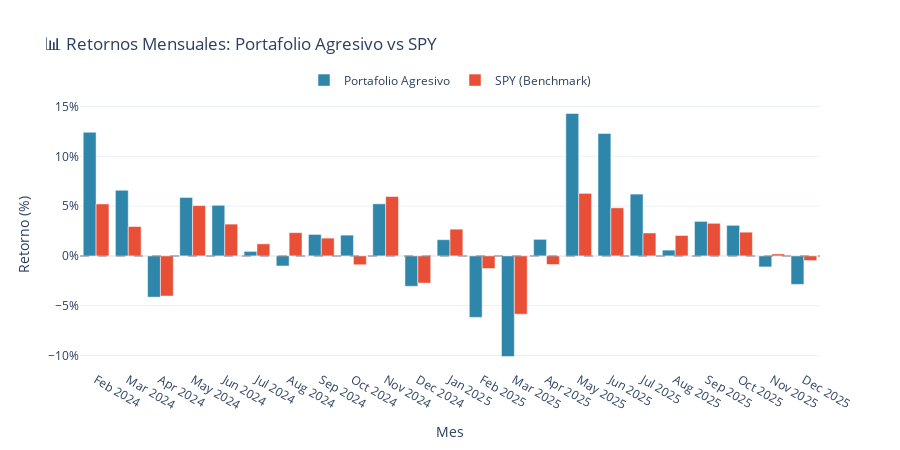

Notebook source saved alongside this figure:
### Markdown cell above
### 8.5 Gráfico de Retornos Mensuales Comparativos

### Code cell
# ============================================================================
# GRÁFICO DE RETORNOS MENSUALES COMPARATIVOS
# ============================================================================

def graficar_retornos_mensuales(resultados_portafolio, resultados_benchmark, perfil_nombre):
    """Genera un gráfico de barras comparativo de retornos mensuales."""
    
    ret_mensual_port = calcular_metricas_mensuales(resultados_portafolio['equity_curve'])
    ret_mensual_bench = calcular_metricas_mensuales(resultados_benchmark['equity_curve'])
    
    meses = ret_mensual_port.index.strftime('%b %Y')
    
    fig = go.Figure()
    
    # Barras del portafolio
    fig.add_trace(go.Bar(
        name=f'Portafolio {perfil_nombre}',
        x=meses,
        y=ret_mensual_port.values * 100,
        marker_color='#2E86AB',
        hovertemplate='Portafolio<br>%{x}<br>Retorno: %{y:.2f}%<extra></extra>'
    ))
    
    # Barras del benchmark
    fig.add_trace(go.Bar(
        name='SPY (Benchmark)',
        x=meses,
        y=ret_mensual_bench.values * 100,
        marker_color='#E94F37',
        hovertemplate='SPY<br>%{x}<br>Retorno: %{y:.2f}%<extra></extra>'
    ))
    
    fig.update_layout(
        title=f'📊 Retornos Mensuales: Portafolio {perfil_nombre} vs SPY',
        xaxis_title='Mes',
        yaxis_title='Retorno (%)',
        barmode='group',
        template='plotly_white',
        height=450,
        legend=dict(
            orientation="h",
            yanchor="bottom",
            y=1.02,
            xanchor="center",
            x=0.5
        )
    )
    
    fig.update_yaxes(ticksuffix='%')
    fig.add_hline(y=0, line_dash="dash", line_color="gray", opacity=0.5)
    
    return fig

# Ejecutar
if 'resultados_portafolio' in dir() and resultados_portafolio is not None:
    fig_mensual = graficar_retornos_mensuales(resultados_portafolio, resultados_benchmark, perfil)
    fig_mensual.show()
else:
    print("⚠️ Ejecuta las celdas anteriores primero.")

### Figure 1 — Plotly figure (JSON) as saved in the notebook; plotly's stock layout.template omitted (floating-point values rounded to 4 significant figures)
{"data": [{"hovertemplate": "Portafolio<br>%{x}<br>Retorno: %{y:.2f}%<extra></extra>", "marker": {"color": "#2E86AB"}, "name": "Portafolio Agresivo", "type": "bar", "x": ["Feb 2024", "Mar 2024", "Apr 2024", "May 2024", "Jun 2024", "Jul 2024", "Aug 2024", "Sep 2024", "Oct 2024", "Nov 2024", "Dec 2024", "Jan 2025", "Feb 2025", "Mar 2025", "Apr 2025", "May 2025", "Jun 2025", "Jul 2025", "Aug 2025", "Sep 2025", "Oct 2025", "Nov 2025", "Dec 2025"], "y": [12.42, 6.591, -4.144, 5.87, 5.083, 0.4544, -1.014, 2.157, 2.088, 5.232, -3.054, 1.631, -6.177, -10.11, 1.663, 14.31, 12.3, 6.208, 0.5811, 3.468, 3.071, -1.107, -2.862]}, {"hovertemplate": "SPY<br>%{x}<br>Retorno: %{y:.2f}%<extra></extra>", "marker": {"color": "#E94F37"}, "name": "SPY (Benchmark)", "type": "bar", "x": ["Feb 2024", "Mar 2024", "Apr 2024", "May 2024", "Jun 2024", "Jul 2024", "Aug 2024", "Sep 2024", "Oct 2024", "Nov 2024", "Dec 2024", "Jan 2025", "Feb 2025", "Mar 2025", "Apr 2025", "May 2025", "Jun 2025", "Jul 2025", "Aug 2025", "Sep 2025", "Oct 2025", "Nov 2025", "Dec 2025"], "y": [5.219, 2.95, -4.032, 5.058, 3.195, 1.211, 2.337, 1.788, -0.8924, 5.963, -2.733, 2.686, -1.269, -5.855, -0.867, 6.284, 4.829, 2.303, 2.052, 3.276, 2.384, 0.195, -0.4683]}], "layout": {"barmode": "group", "height": 450, "legend": {"orientation": "h", "x": 0.5, "xanchor": "center", "y": 1.02, "yanchor": "bottom"}, "shapes": [{"line": {"color": "gray", "dash": "dash"}, "opacity": 0.5, "type": "line", "x0": 0, "x1": 1, "xref": "x domain", "y0": 0, "y1": 0, "yref": "y"}], "title": {"text": "📊 Retornos Mensuales: Portafolio Agresivo vs SPY"}, "xaxis": {"title": {"text": "Mes"}}, "yaxis": {"ticksuffix": "%", "title": {"text": "Retorno (%)"}}}}
